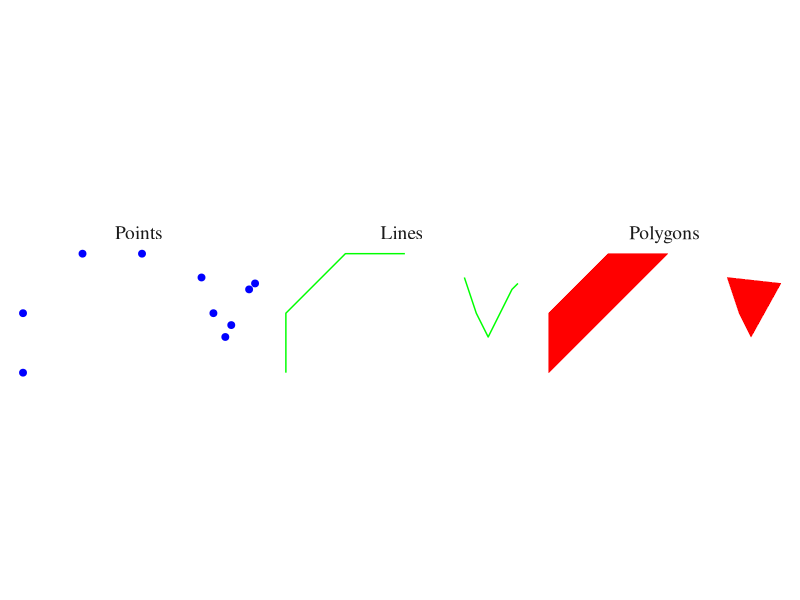
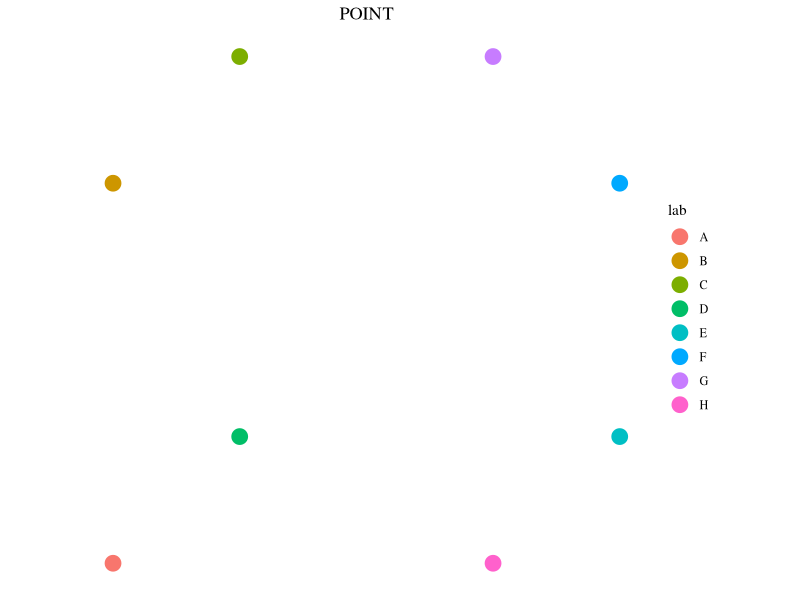
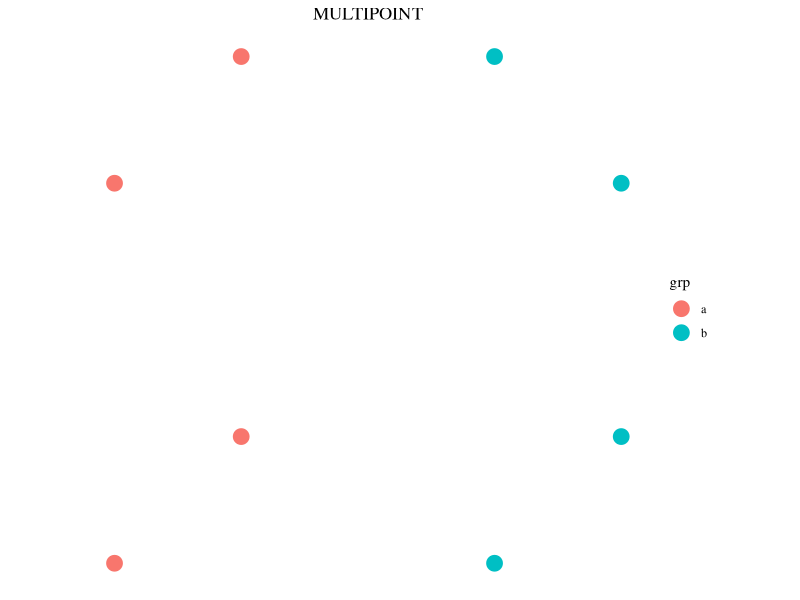
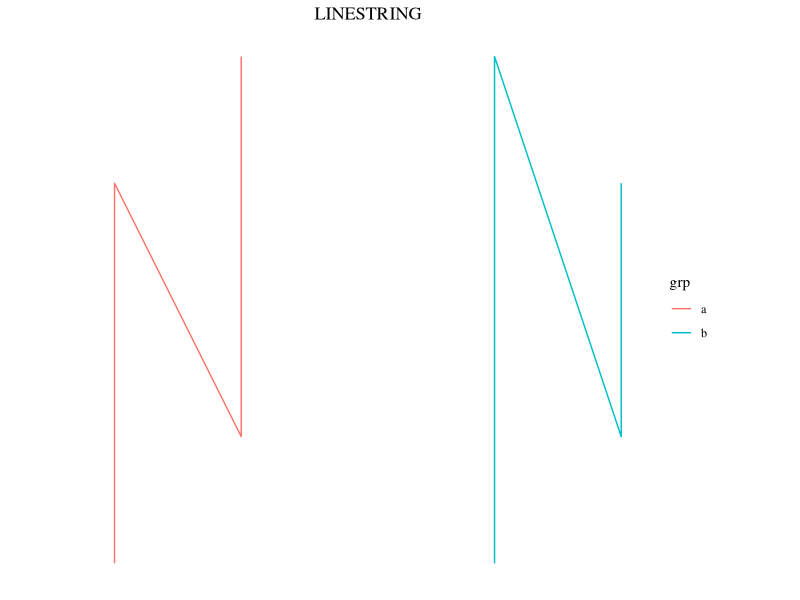
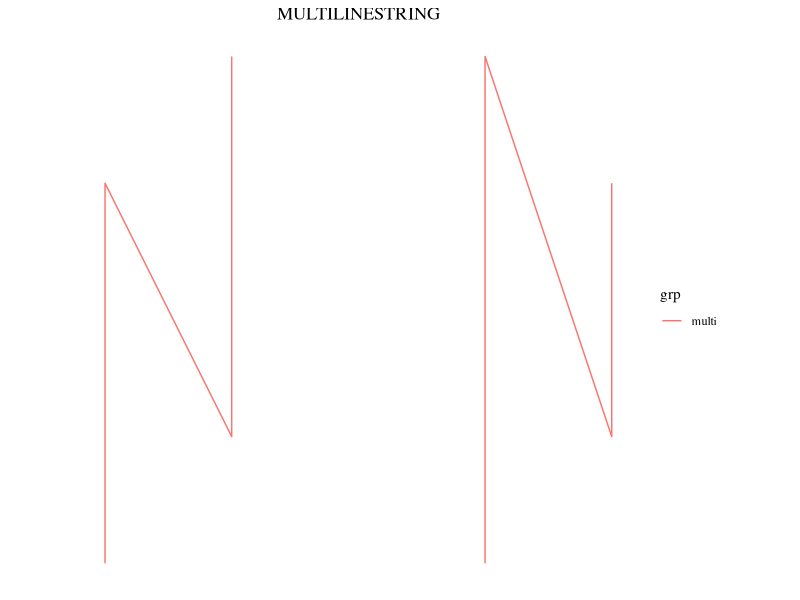
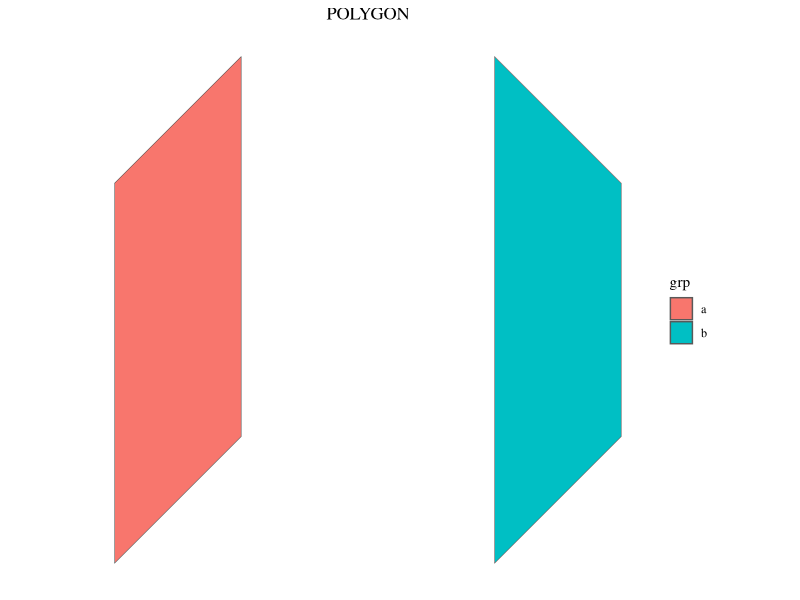
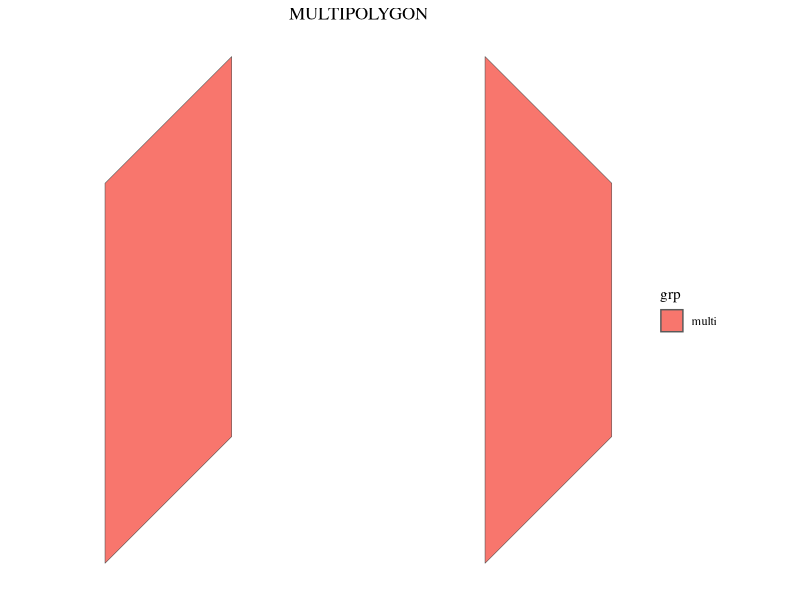
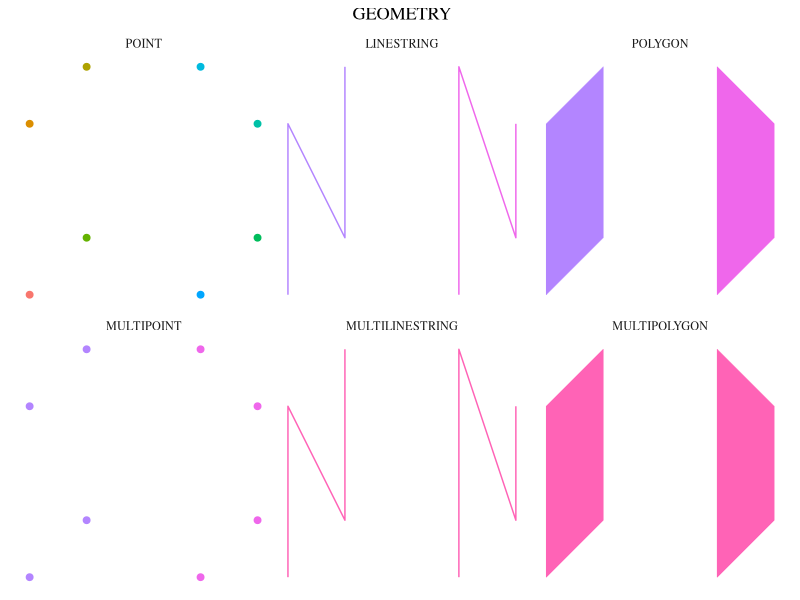

Recreate these plots in R, in order.
## ---- chunk 1
suppressPackageStartupMessages(library(tidyverse))
library(sf)
## ---- chunk 2
theme_spatial <- theme_minimal(base_family = "serif") +
  theme(axis.text = element_blank(), axis.title = element_blank(),
        axis.ticks = element_blank(), panel.grid = element_blank(),
        plot.title = element_text(hjust = 0.5))

theme_set(theme_spatial)
## ---- chunk 3
points_df1 <- data.frame(x = c(3.2, 3, 3.8, 3.5, 3.4, 3.9),
                         y = c(4, 4.6, 4.4, 3.8, 3.6, 4.5))

points_df2 <- data.frame(x = c(0, 0, 1, 2),
                         y = c(3, 4, 5, 5))

points_sf <- rbind(points_df1, points_df2) %>% 
  st_as_sf(coords = c("x", "y")) %>% 
  mutate(shape = "Points")

lines_sf <- list(points_df1, points_df2) %>% 
  map(st_as_sf, coords = c("x", "y")) %>% 
  map(summarise) %>% 
  map(st_cast, to = "LINESTRING") %>% 
  map(mutate, shape = "Lines") %>% 
  do.call(what = rbind)

poly_sf <- list(points_df1, points_df2) %>% 
  map(st_as_sf, coords = c("x", "y")) %>% 
  map(summarise) %>% 
  map(st_convex_hull) %>% 
  map(mutate, shape = "Polygons") %>% 
  do.call(what = rbind)

shapes_sf <- list(points_sf, lines_sf, poly_sf) %>% 
  do.call(what = rbind) 

shapes_gg1 <- shapes_sf %>%
  mutate(shape = factor(shape, levels = c("Points", "Lines", "Polygons"))) %>%
  arrange(desc(shape)) %>%
  ggplot() +
  geom_sf(aes(color = shape, fill = shape), size = 2, show.legend = FALSE) +
  scale_color_manual(values = c("blue", "green", "red")) +
  scale_fill_manual(values = c("blue", "green", "red")) +
  facet_wrap(~ shape) 

shapes_gg2 <- ggplot() +
  geom_sf(fill = "red", color = NA, show.legend = FALSE, data = poly_sf) +
  geom_sf(color = "green", size = 2, show.legend = FALSE, data = lines_sf) +
  geom_sf(color = "blue", size = 2, show.legend = FALSE, data = points_sf)

shapes_gg1 +
  theme(strip.text = element_text(size = 14))
## ---- chunk 4
practice_coords <- tibble(
  lng = c(-20, -20, -10, -10, 20, 20,  10,  10), 
  lat = c(-20, 10, 20, -10, -10,  10,  20, -20),
  lab = c("A", "B", "C", "D", "E", "F", "G", "H"),
  grp = c("a", "a", "a", "a", "b", "b", "b", "b")
)

practice_coords
## ---- chunk 5
point_sf <- practice_coords %>%                     # Step 1.
  st_as_sf(coords = c(x = "lng", y ="lat")) %>%     # 2.
  mutate(shape = st_geometry_type(geometry))        # 3.

point_sf
## ---- chunk 6
ggplot(data = point_sf) + 
  geom_sf(aes(color = lab), size = 5, show.legend = "point") +
  labs(title = "POINT")
## ---- chunk 7
multi_point_sf <- point_sf %>%               # Step 1.
  group_by(grp) %>%                          # 2.
  summarise() %>%                            # 3.
  mutate(shape = st_geometry_type(geometry)) # 4.

multi_point_sf
## ---- chunk 8
ggplot(data = multi_point_sf) + 
  geom_sf(aes(color = grp), size = 5, show.legend = "point") +
  labs(title = "MULTIPOINT")
## ---- chunk 9
linestring_sf <- multi_point_sf %>%          # Step 1.
  st_cast(to = "LINESTRING") %>%             # 2.
  mutate(shape = st_geometry_type(geometry)) # 3.

linestring_sf
## ---- chunk 10
ggplot(data = linestring_sf) + 
  geom_sf(aes(color = grp), size = 2, show.legend = "line") +
  labs(title = "LINESTRING")
## ---- chunk 11
multi_linestring_sf <- linestring_sf %>%     # Step 1.
  summarise() %>%                            # 2.
  mutate(shape = st_geometry_type(geometry), # 3.
         grp = "multi")                      # 4.

multi_linestring_sf
## ---- chunk 12
ggplot(data = multi_linestring_sf) + 
  geom_sf(aes(color = grp), size = 2, show.legend = "line") +
  labs(title = "MULTILINESTRING")
## ---- chunk 13
polygon_sf <- point_sf %>%                   # Step 1.
  group_by(grp) %>%                          # 2.
  summarise() %>%                            # 3.
  st_convex_hull() %>%                       # 4.
  mutate(shape = st_geometry_type(geometry)) # 5.

polygon_sf
## ---- chunk 14
ggplot(data = polygon_sf) + 
  geom_sf(aes(fill = grp), show.legend = "polygon") +
  labs(title = "POLYGON")
## ---- chunk 15
multi_polygon_sf <- polygon_sf %>%           # Step 1.
  summarise() %>%                            # 2.
  mutate(shape = st_geometry_type(geometry), # 3.
         grp = "multi")

multi_polygon_sf
## ---- chunk 16
ggplot(data = multi_polygon_sf) +
  geom_sf(aes(fill = grp), show.legend = "polygon") +
  labs(title = "MULTIPOLYGON")
## ---- chunk 17
geometry_sf <- list(point_sf, multi_point_sf, linestring_sf, 
                    multi_linestring_sf, polygon_sf, multi_polygon_sf) %>% 
  map_if(~ "lab" %in% names(.x), select, -lab) %>%
  do.call(what = rbind) %>% 
  mutate(grp = if_else(shape == "POINT", as.character(row_number()), grp))

geometry_sf
## ---- chunk 18
ggplot(data = geometry_sf) +
  geom_sf(aes(color = grp, fill = grp), size = 2, show.legend = FALSE) +
  facet_wrap(~ shape, nrow = 2) +
  labs(title = "GEOMETRY")
